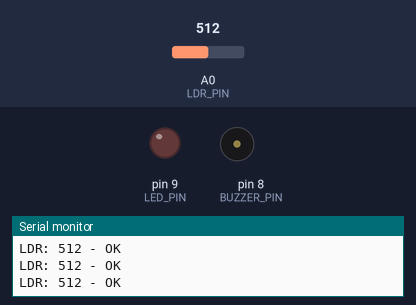
A sketch run on a simulated Arduino Uno, built with avr-gcc and run on an emulated ATmega328P. On the bench: output pins drawn as LEDs (lit = HIGH), buzzer (waves = sounding), the last lines printed to the serial monitor. Dashed ring = blinking. The test bench sets the inputs (shaded band); at power-on: A0 (LDR_PIN) = 512.

Above: at 1.2 s.
1.3 s: A0 (LDR_PIN) set to 691
2.8 s: A0 (LDR_PIN) set to 715
At 3.06 s:
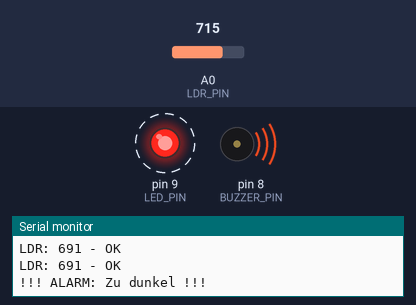
Timing chart, 0 to 11.8 s (numbered marks = the images above; inputs shaded):
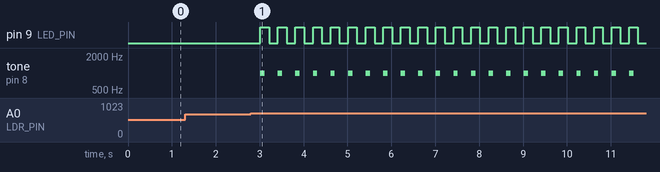

Measured:
- the behaviour switches between 700 and 701 on A0 (LDR_PIN) (found by bisection; images 0 and 1)
- after the input at 2.8 s, pin 9 (LED_PIN): alternates HIGH for 0.20 s and LOW for 0.20 s, starting after 0.21 s; tone on pin 8 (BUZZER_PIN): alternates 1000 Hz for 0.10 s and silent for 0.30 s, starting after 0.21 s

The sketch:

challenge3_alarm.ino
```cpp
// Challenge 3: Dunkelheits-Alarm mit Buzzer
// Piezo-Buzzer piept wenn es zu dunkel wird

const int LDR_PIN = A0;       // Lichtsensor an A0
const int BUZZER_PIN = 8;     // Piezo-Buzzer an Pin 8
const int LED_PIN = 9;        // Warn-LED an Pin 9

// Schwellwert fuer Alarm (Dunkelheit)
const int ALARM_SCHWELLE = 700;

// Alarmton-Frequenz in Hz
const int ALARM_TON = 1000;

// Zustand merken (um nicht staendig zu piepen)
bool alarmAktiv = false;

void setup() {
  pinMode(BUZZER_PIN, OUTPUT);
  pinMode(LED_PIN, OUTPUT);

  Serial.begin(9600);
  Serial.println("Dunkelheits-Alarm gestartet!");
  Serial.println("Buzzer piept bei Dunkelheit.");
}

void loop() {
  // LDR auslesen
  int wert = analogRead(LDR_PIN);

  if (wert > ALARM_SCHWELLE) {
    // Zu dunkel - Alarm ausloesen!
    if (!alarmAktiv) {
      Serial.println("!!! ALARM: Zu dunkel !!!");
      alarmAktiv = true;
    }

    // LED blinken und Buzzer piepen
    digitalWrite(LED_PIN, HIGH);
    tone(BUZZER_PIN, ALARM_TON, 100);
    delay(200);
    digitalWrite(LED_PIN, LOW);
    delay(200);

  } else {
    // Genug Licht - kein Alarm
    if (alarmAktiv) {
      Serial.println("Alarm beendet - genug Licht.");
      alarmAktiv = false;
    }

    noTone(BUZZER_PIN);
    digitalWrite(LED_PIN, LOW);

    // Normaler Status
    Serial.print("LDR: ");
    Serial.print(wert);
    Serial.println(" - OK");

    delay(300);
  }
}
```
